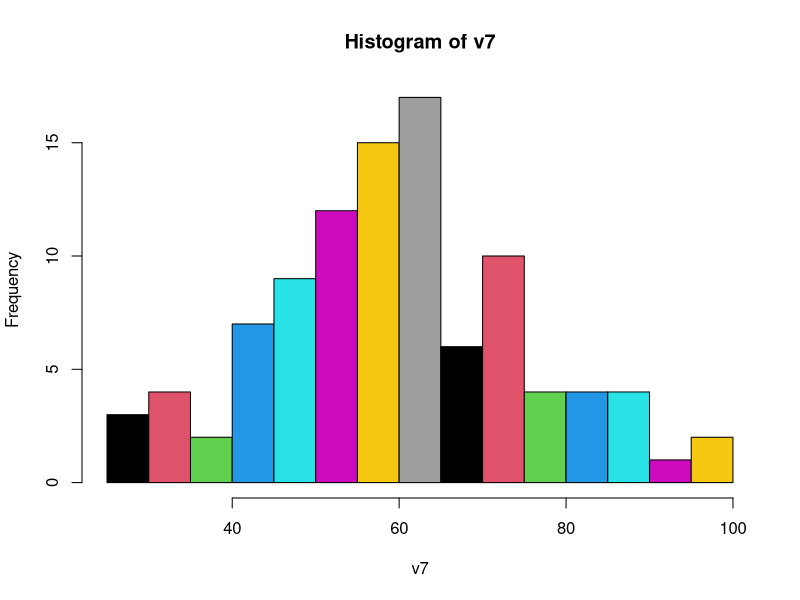
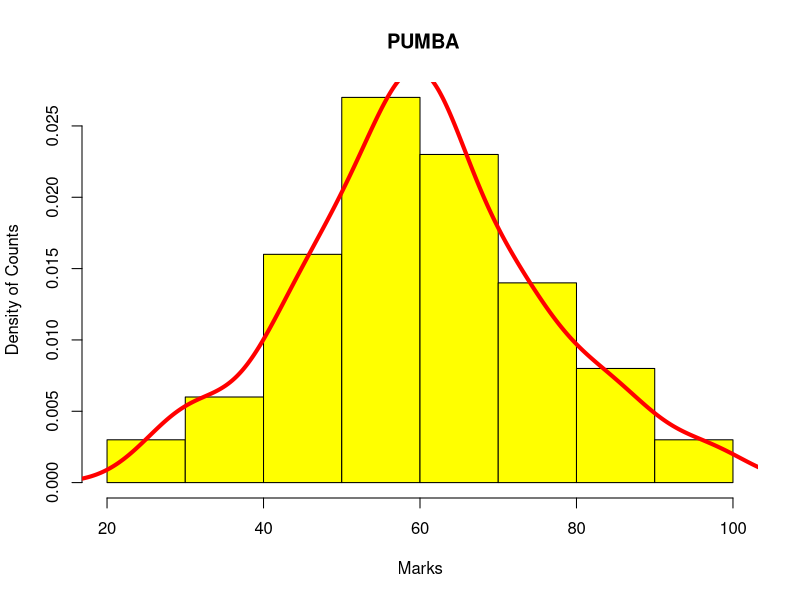

The R script that drew these images, in order:
#data structures

#vectors----
v1 = c(1,2,3,4,5)
class(v1)
v2=c('A','B','C','D')
v2
class(v2)
v5 = c(T,2,F,'A')
v5
v1 = c(1,2,3,4,5)
class(v1)
v3=c(1,2,3,4,5,4)
v3
v3[v3==4]=7
v3
set.seed(100)
v7 = rnorm(100, mean=60, sd=15)
v7
mean(v7)
sd(v7)
?rnorm
hist(v7, breaks=15, col=1:15)
hist(v7, freq=F, col='yellow', main=' ',xlab='Marks', ylab='Density of Counts')
lines(density(v7), col='red', lty=1, lwd=4)
title(main=' PUMBA')

#matrix----
